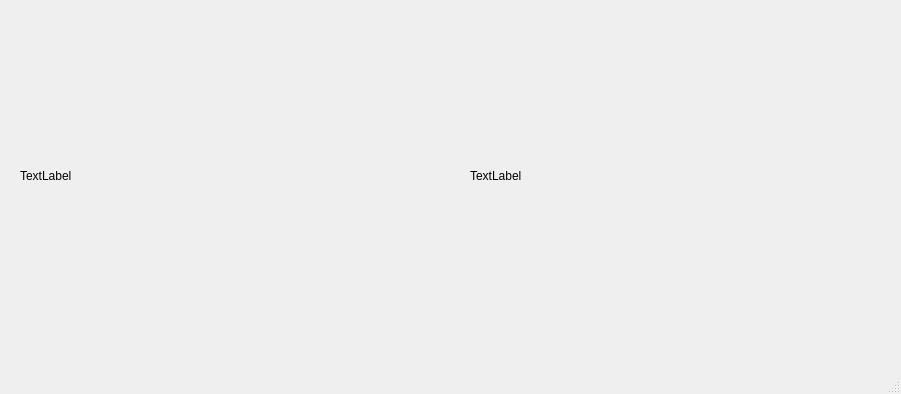
<?xml version="1.0" encoding="UTF-8"?>
<ui version="4.0">
 <class>MainWindow</class>
 <widget class="QMainWindow" name="MainWindow">
  <property name="geometry">
   <rect>
    <x>0</x>
    <y>0</y>
    <width>901</width>
    <height>394</height>
   </rect>
  </property>
  <property name="windowTitle">
   <string>MainWindow</string>
  </property>
  <widget class="QWidget" name="centralwidget">
   <widget class="QLabel" name="label">
    <property name="geometry">
     <rect>
      <x>20</x>
      <y>10</y>
      <width>401</width>
      <height>331</height>
     </rect>
    </property>
    <property name="text">
     <string>TextLabel</string>
    </property>
   </widget>
   <widget class="QLabel" name="label_2">
    <property name="geometry">
     <rect>
      <x>470</x>
      <y>10</y>
      <width>401</width>
      <height>331</height>
     </rect>
    </property>
    <property name="text">
     <string>TextLabel</string>
    </property>
   </widget>
  </widget>
  <widget class="QMenuBar" name="menubar">
   <property name="geometry">
    <rect>
     <x>0</x>
     <y>0</y>
     <width>901</width>
     <height>23</height>
    </rect>
   </property>
  </widget>
  <widget class="QStatusBar" name="statusbar"/>
 </widget>
 <resources/>
 <connections/>
</ui>
